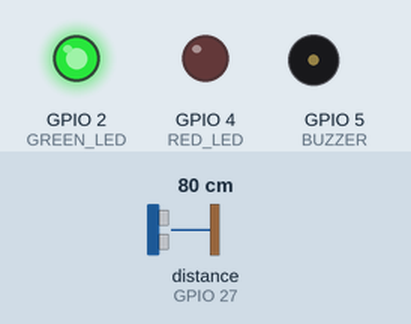
Recording of a sketch running on a simulated ESP32. Parts: output pins drawn as LEDs (lit = HIGH), buzzer (waves = sounding). Wiring (inferred from the names in the program): ultrasonic range finder: trigger GPIO 14; echo GPIO 27. The inputs (shaded band) are chosen by the test bench; at power-on: distance to the obstacle (sensor on GPIO 27) 80 cm. The echo pulse lasts 58.3 µs per cm; pins used as bus, display or sensor lines are not drawn; what the sketch prints to the serial monitor is not drawn.

Above: at 1.2 s.
1.3 s: distance to the obstacle (sensor on GPIO 27) set to 22 cm
2.8 s: distance to the obstacle (sensor on GPIO 27) set to 18 cm
At 4.0 s:
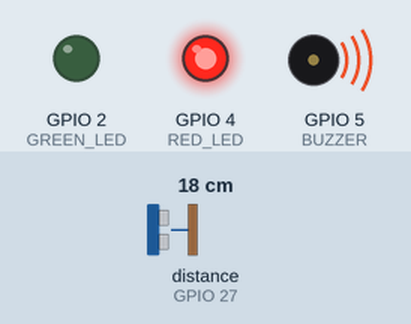
4.3 s: distance to the obstacle (sensor on GPIO 27) set to 35 cm
At 5.6 s:
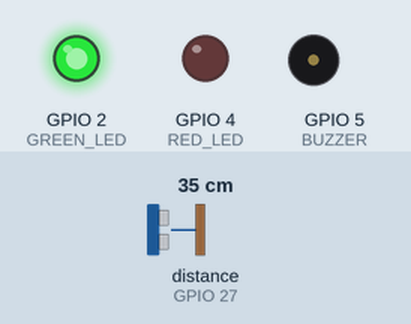
5.9 s: distance to the obstacle (sensor on GPIO 27) set to 2 cm
At 6.5 s:
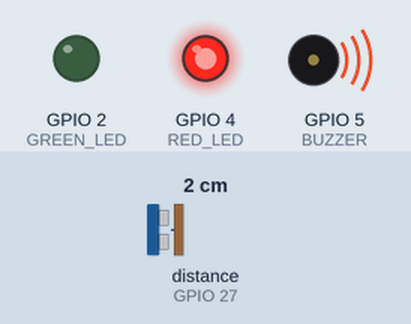
Timing chart, 0 to 8.5 s (numbered marks = the images above; inputs shaded):
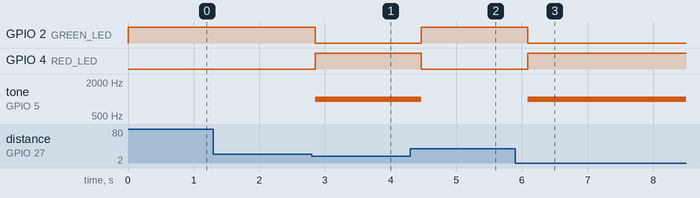

The sketch:

parking.ino
```cpp
/*
 * Project 9 — Smart Garage Parking Assistant (HC-SR04)
 * ANU Electronics — Bug in Circuit IoT Kit
 *
 * Hardware:
 *   HC-SR04 VCC  → 5V
 *   HC-SR04 GND  → GND
 *   HC-SR04 TRIG → GPIO 14
 *   HC-SR04 ECHO → GPIO 27
 *   Green LED    → GPIO 2 via 220Ω → GND  (Safe — space available)
 *   Red LED      → GPIO 4 via 220Ω → GND  (Stop — too close)
 *   Active Buzzer→ GPIO 5 → GND
 *
 * Logic:
 *   Distance < 20 cm → Red ON, Buzzer ON  (too close, stop!)
 *   Distance ≥ 20 cm → Green ON           (safe to park)
 */

#define TRIG_PIN   14
#define ECHO_PIN   27
#define GREEN_LED   2
#define RED_LED     4
#define BUZZER      5

#define STOP_DIST  20   // cm — object closer than this triggers alert

// ── Measure distance using HC-SR04 ──────────────────────────────────────────
long getDistanceCm() {
  digitalWrite(TRIG_PIN, LOW);
  delayMicroseconds(2);
  digitalWrite(TRIG_PIN, HIGH);
  delayMicroseconds(10);
  digitalWrite(TRIG_PIN, LOW);
  long duration = pulseIn(ECHO_PIN, HIGH, 30000);  // 30ms timeout
  return duration * 0.034 / 2;
}

// ── Setup ────────────────────────────────────────────────────────────────────
void setup() {
  Serial.begin(9600);
  pinMode(TRIG_PIN,  OUTPUT);
  pinMode(ECHO_PIN,  INPUT);
  pinMode(GREEN_LED, OUTPUT);
  pinMode(RED_LED,   OUTPUT);
  pinMode(BUZZER,    OUTPUT);
  Serial.println("Smart Parking Assistant ready.");
}

// ── Loop ─────────────────────────────────────────────────────────────────────
void loop() {
  long dist = getDistanceCm();

  Serial.print("Distance: ");
  Serial.print(dist);
  Serial.print(" cm — ");

  if (dist > 0 && dist < STOP_DIST) {
    // Too close — alert
    digitalWrite(RED_LED,   HIGH);
    digitalWrite(GREEN_LED, LOW);
    tone(BUZZER, 1000);
    Serial.println("STOP! Too close.");
  } else {
    // Safe
    digitalWrite(RED_LED,   LOW);
    digitalWrite(GREEN_LED, HIGH);
    noTone(BUZZER);
    Serial.println("Safe to park.");
  }

  delay(200);
}
```

Measured:
- the behaviour switches between 21 and 20 cm on distance to the obstacle (sensor on GPIO 27) (found by bisection; images 0 and 1)
- after the input at 1.3 s, every drawn part: stays the same
- after the input at 2.8 s, GPIO 2 (GREEN_LED): HIGH → LOW after 0.05 s; GPIO 4 (RED_LED): LOW → HIGH after 0.05 s; tone on GPIO 5 (BUZZER): silent → 1000 Hz after 0.05 s
- after the input at 4.3 s, GPIO 2 (GREEN_LED): LOW → HIGH after 0.17 s; GPIO 4 (RED_LED): HIGH → LOW after 0.17 s; tone on GPIO 5 (BUZZER): 1000 Hz → silent after 0.17 s
- after the input at 5.9 s, GPIO 2 (GREEN_LED): HIGH → LOW after 0.19 s; GPIO 4 (RED_LED): LOW → HIGH after 0.19 s; tone on GPIO 5 (BUZZER): silent → 1000 Hz after 0.19 s
